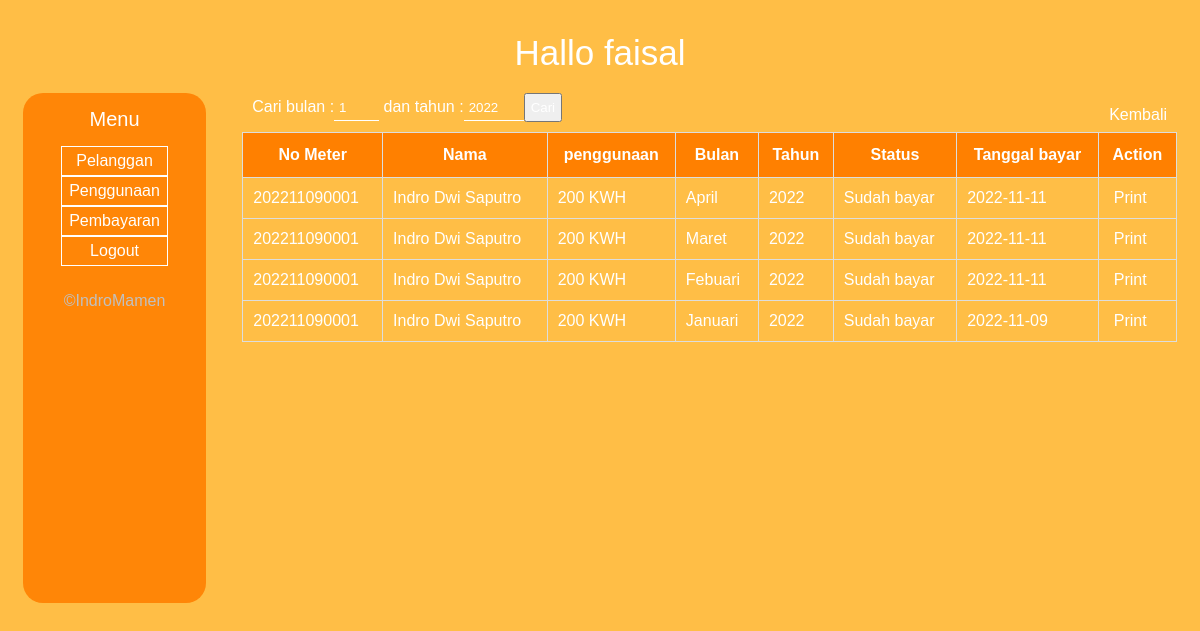
/pembayaran.php?hstr=1&serach=202211090001 (signed in), run on the app's committed database.
### tables this page shows
CREATE TABLE `pembayaran` (
  `id_pembayaran` int(11) NOT NULL,
  `id_login` int(11) NOT NULL,
  `id_tagihan` int(11) NOT NULL,
  `tanggal_bayar` date NOT NULL,
  `biaya_admin` int(11) NOT NULL,
  `denda` int(11) NOT NULL,
  `biaya_tagihan` int(11) NOT NULL
);

CREATE TABLE `meter` (
  `id_meter` int(11) NOT NULL,
  `no_meter` varchar(12) DEFAULT NULL,
  `id_tarif` int(11) NOT NULL,
  `pemilik` varchar(100) NOT NULL,
  `alamat` text NOT NULL,
  `telp` varchar(13) NOT NULL,
  `aktif` tinyint(1) NOT NULL DEFAULT 1
);

CREATE TABLE `tagihan` (
  `id_tagihan` int(11) NOT NULL,
  `id_penggunaan` int(11) NOT NULL,
  `jumlah_meter` int(11) NOT NULL,
  `status` tinyint(1) NOT NULL DEFAULT 0
);

CREATE TABLE `penggunaan` (
  `id_penggunaan` int(11) NOT NULL,
  `no_meter` varchar(12) NOT NULL,
  `bulan` int(11) NOT NULL,
  `tahun` int(11) NOT NULL,
  `meter_awal` int(11) NOT NULL,
  `meter_akhir` int(11) NOT NULL
);

### app/bayar.php (called while the page is built, shortened)
<?php
function select_pembayar_meter($meter){
	global $link;
	$query = "SELECT * FROM ((pembayaran INNER JOIN tagihan ON tagihan.id_tagihan = pembayaran.id_tagihan) INNER JOIN penggunaan ON penggunaan.id_penggunaan = tagihan.id_penggunaan) INNER JOIN meter ON meter.no_meter = penggunaan.no_meter WHERE meter.no_meter = '$meter' ORDER BY penggunaan.id_penggunaan DESC";
	$result = mysqli_query($link, $query);
	return $result;
}
?>

### app/function.php (called while the page is built, shortened)
<?php
function bulan($angka){
	switch ($angka) {
		case 1 :$bulan = "Januari";break;
		case 2 :$bulan = "Febuari";break;
		case 3 :$bulan = "Maret";break;
		case 4 :$bulan = "April";break;
	}
	return $bulan;
}
function status_tagihan($id){
	if ($id == 1) $bayar = 'Sudah bayar';
	else $bayar = 'Belum bayar';
	return $bayar;
}

### pembayaran.php (the view, shortened to what this page needs)
<?php require_once 'des/header-petugas.php';
?>
<div id="atas">
	<div class="left">
		<?php if (isset($_GET['cari'])): ?>
		<?php elseif(isset($_GET['serach'])): ?>
		<form method="get">
			Cari bulan :<input type="number" name="bln" class="inputext" maxlength="2" max="12" min="1" style="width: 35px;" value="1"> dan tahun :<input type="number" name="thn" class="inputext" maxlength="4" style="width: 50px;" value="2022"><input type="submit" name="cari" value="Cari" class="class btn btn-primary">
		</form>
		<?php else: ?>
			<form action="" method="get">
				Cari Nomor Meter :<input type="search" name="search" class="inputext" maxlength="12">
			</form>
		<?php endif ?>
		</div>
		<div class="right"><br>
			<?php if (isset($_GET['search'])): ?>
			<a href="pelanggan.php?search=<?= $_GET['search'] ?>" class="class btn btn-primary">Kembali</a>
			<?php elseif(isset($_GET['bln'])): ?>
				<a href="pembayaran.php?hstr=1&serach=<?= $_GET['serach'] ?>" class="class btn btn-primary">Kembali</a>
			<?php elseif(isset($_GET['serach'])): ?>
				<a href="pelanggan.php?search=<?= $_GET['serach'] ?>" class="class btn btn-primary">Kembali</a>
			<?php else: ?>
				<a href="pelanggan.php" class="class btn btn-primary">Kembali</a>
			<?php endif ?>
			</div>
			<div class="clear"></div>
			</div>
			<div id="badan">
			<table id="data">
			<?php if (!isset($_GET['hstr'])): ?>
				<tr>
					<th>No Meter</th>
					<th>Nama</th>
					<th>penggunaan</th>
					<th>Bulan</th>
					<th>Tahun</th>
					<th>Status</th>
					<th>Action</th>
				</tr>
				<?php
				if (isset($_GET['search'])) {
			if (cek_meter($_GET['search'],'1')) {
				$_SESSION['alert'] = "<script>mscAlert('Nomor Meter Tidak ada atau telah di hapus!');
				</script>";
				header('location: pelanggan.php');
				die();
			}else{
				$mt = select_tagih_meter($_GET['search']);
				if (mysqli_num_rows($mt) == 0) {
					$_SESSION['alert'] = "<script>mscAlert('Tidak ada tagihan');
				</script>";
				}
				$min = mysqli_fetch_assoc(min_tagih_meter($_GET['search']));
			}
				}else{
				$mt = select_tagih_meter('12312');
				$_SESSION['alert'] = "<script>mscAlert('Cari dulu nomor meter');
				</script>";
				}
				while ($byran = mysqli_fetch_assoc($mt)) {
					?>
					<tr>
						<td><?= $byran['no_meter']; ?></td>
						<td><?= ucfirst($byran['pemilik']); ?></td>
						<td><?= $byran['jumlah_meter']; ?> KWH</td>
						<td><?= bulan($byran['bulan']) ?></td>
						<td><?= $byran['tahun']; ?></td>
						<td><?= status_tagihan($byran['status']) ?></td>
						<td>
							<?php if ($min['id'] == $byran['id_penggunaan']): ?>
							<a href="detail-bayar.php?byr=<?= $byran['id_penggunaan'] ?>" class="class btn btn-primary">Detail / Bayar</a>
							<?php else: ?>
							atas dulu
							<?php endif ?>
						</td>
					</tr>
				<?php } ?>
				<?php else: ?>
					<tr>
						<th>No Meter</th>
						<th>Nama</th>
						<th>penggunaan</th>
						<th>Bulan</th>
						<th>Tahun</th>
						<th>Status</th>
						<th>Tanggal bayar</th>
						<th>Action</th>
					</tr>
					<?php
					if(isset($_GET['bln'])){
						$bulan = bulan($_GET['bln']);
						$tahun = $_GET['thn'];
						$mt = select_pembayar_meter_bln($_GET['serach'],$_GET['bln'],$_GET['thn']);
						if (mysqli_num_rows($mt) == 0) {
							$_SESSION['alert'] = "<script>mscAlert('Tidak ada history pembayaran di bulan $bulan dan tahun $tahun');
							</script>";
							return header('location: pembayaran.php?hstr=1&serach='.$_GET['serach']);
						}
					}elseif (isset($_GET['serach'])) {
						$mt = select_pembayar_meter($_GET['serach']);
					}else{
						$mt = select_pembayar();
					}
					while ($byran = mysqli_fetch_assoc($mt)) {
						?>
						<tr>
							<td><?= $byran['no_meter']; ?></td>
							<td><?= ucfirst($byran['pemilik']); ?></td>
							<td><?= $byran['jumlah_meter']; ?> KWH</td>
							<td><?= bulan($byran['bulan']) ?></td>
							<td><?= $byran['tahun']; ?></td>
							<td><?= status_tagihan($byran['status']) ?></td>
							<td><?= $byran['tanggal_bayar']; ?></td>
							<td>
								<a href="print.php?meter=<?= $byran['no_meter'] .'&id='. $byran['id_penggunaan'] ?>" class="class btn btn-primary">
									Print
								</a>
							</td>
						</tr>
					<?php } ?>
				<?php endif ?>
			</table>
			<?php require_once 'des/footer-petugas.php'; ?>

### des/petugas.css (style rules this page uses)
* { padding: 5px; color: white; font-family: sans-serif; }
body { background-color: rgb(255,190,70); z-index: 1; }
a { text-decoration: none; }
#data { font-family: sans-serif; border-collapse: collapse; width: 100%; }
#data td, #data th { border: 1px solid #ddd; padding: 10px; height: 20px; }
#data tr:nth-child(even) { background-color: rgba(0,0,0,0); }
#data th { padding-top: 12px; padding-bottom: 12px; text-align: center; background-color: rgb(255,128,0); color: white; }
.clear { clear: both; }
.left { float: left; }
.right { float: right; }
.inputext { background-color: rgba(0,0,0,0); border: 0px solid black; border-bottom: 1px solid white; }
#atas, #badan { margin-top: -20px; width: 100%; height: auto; }

### data on the page
pembayaran: meter.no_meter "202211090001", meter.pemilik "Indro Dwi Saputro", id_tagihan.jumlah_meter "200", penggunaan.bulan "April", penggunaan.tahun "2022", id_tagihan.status "Sudah bayar", tanggal_bayar "2022-11-11"
pembayaran: meter.no_meter "202211090001", meter.pemilik "Indro Dwi Saputro", id_tagihan.jumlah_meter "200", penggunaan.bulan "Maret", penggunaan.tahun "2022", id_tagihan.status "Sudah bayar", tanggal_bayar "2022-11-11"
pembayaran: meter.no_meter "202211090001", meter.pemilik "Indro Dwi Saputro", id_tagihan.jumlah_meter "200", penggunaan.bulan "Febuari", penggunaan.tahun "2022", id_tagihan.status "Sudah bayar", tanggal_bayar "2022-11-11"
pembayaran: meter.no_meter "202211090001", meter.pemilik "Indro Dwi Saputro", id_tagihan.jumlah_meter "200", penggunaan.bulan "Januari", penggunaan.tahun "2022", id_tagihan.status "Sudah bayar", tanggal_bayar "2022-11-09"

### other printed values
$_SESSION['petugas'] "faisal"
